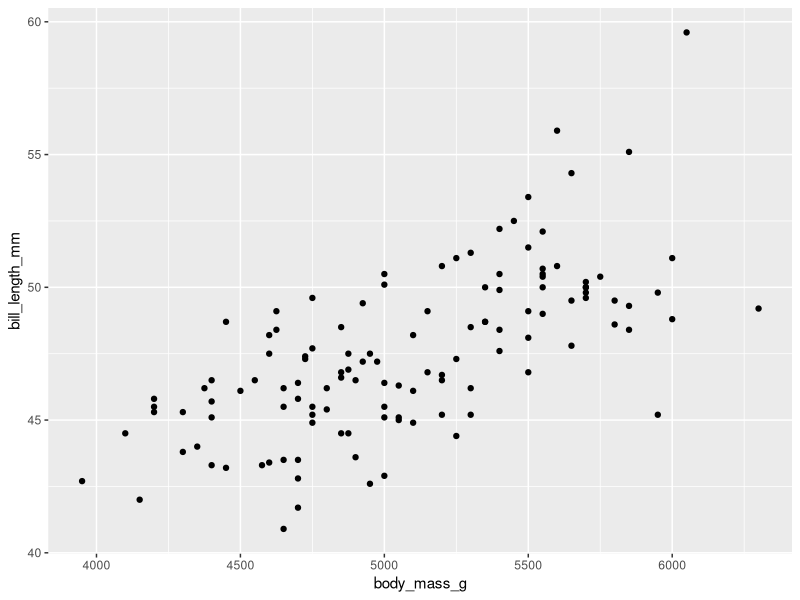

This chart was generated by the following R code: (Note: this script raises an error after producing the figure.)
## ---- chunk 1
require(dplyr)

df = palmerpenguins::penguins

pinguinos = df %>% filter(species == 'Gentoo' , !is.na(body_mass_g)) %>% select(bill_length_mm , body_mass_g)

sum(is.na(pinguinos$body_mass_g))#como hay dos na

sum(is.na(pinguinos$bill_length_mm))#aparentemente no hay na

## ---- chunk 2
require(ggplot2)
pinguinos %>% ggplot(mapping = aes(x = body_mass_g , y = bill_length_mm)) + geom_point()
## ---- chunk 3
modLineal = lm(data = pinguinos , bill_length_mm~body_mass_g)

modLineal
## ---- chunk 4
modelo_lineal_a_mano = function(ordenada , pendiente , peso){
  largo_pico = pendiente*peso + ordenada
  
  return(largo_pico)
}
#funciona
## ---- chunk 5


fun_loss = function(largo_pico_observado , prediccion_modelo){
  
  #RMSE = Raiz((sum((predicho-observado)**2))/N)
  
  observados = largo_pico_observado
  
  predichos = prediccion_modelo
  
  for (i in length(observados)){
    
    diferencias_cuadraticas = ((predichos[[i]]-observados[[i]])**2)

  }
  error_cuadratico_medio = (sum(diferencias_cuadraticas))/length(diferencias_cuadraticas)
  
  RMSE = sqrt(error_cuadratico_medio)
  
  return(RMSE)
}
#funciona
## ---- chunk 6
modelo_lineal_a_mano(25 , 0.1 , pinguinos$body_mass_g)#me ahorro un loop
## ---- chunk 7
optimizacion = function(){
  
  #genero valores iniciales de a,b arbitrariamente
  
  a = 25
  
  b = 0.1
  
  decrementor = 0.999
  
  largo_pico_observado = pinguinos$bill_length_mm
  
  #aplicar modelo_lineal_a_mano en un for para obtener un vector de predichos
  
  peso = pinguinos$body_mass_g
  
  predichos = c()
  
  #decrementor = 0.999 #aca lo seteaba internamente, pero porque estaba pensandolo
  
  while(decrementor > 0.05){
  
    # for (j in nrow(peso)){
    # 
    #   prediccion = modelo_lineal_a_mano(a , b , peso[[j]])
    # 
    #   predichos = c(predichos , prediccion)
    # }
  
    predichos = modelo_lineal_a_mano(a , b , peso)
    
    rmse_inicial = fun_loss(largo_pico_observado , predichos)#hasta aca calculo RMSE inicial dados a,b arbitrarios
  
    a_nuevo =
      
    b_nuevo =
  
    predichos_nuevos = c()
  
    # for (j in nrow(peso)){
    # 
    #   prediccion_nuevo = modelo_lineal_a_mano(a_nuevo , b_nuevo , peso[[j]])
    # 
    #   predichos_nuevos = c(predichos_nuevos , prediccion_nuevo)
    # }
    
    print(predichos_nuevos)
    
    predichos_nuevos = modelo_lineal_a_mano(a_nuevo , b_nuevo , peso)    
    
    print(predichos_nuevos)
    print(sum(is.na(predichos_nuevos)))
    
    print(sum(is.na(largo_pico_observado)))
    
    rmse_nuevo = fun_loss(largo_pico_observado , predichos_nuevos)#hasta aca genere un nuevo modelo, y evaluo cuan bien ajusta
  
  #ahora comparo cual ajusta mejor
  
  #si RMSE_nuevo < RMSE_inicial piso los valores de a,b
    print(rmse_inicial)
    print(rmse_nuevo)
  
    if(rmse_nuevo < rmse_inicial){
    
      a = a_nuevo
    
      b = b_nuevo
  }#hasta aca tomo la desicion de que si mejoro pise los valores
  
    else{
    
      a = decrementor*a
    
      b = decrementor*b
    
      decrementor = decrementor * decrementor
  
    }#hasta aca achico el rango de busqueda dentro de a,b tal que encuentre algo que minimice el error
  }
  #pienso que todo esto deberia estar metido dentro de un gran for, tal que use un valor de corte con el decrementor, o factor de achique
  
  return(a , b)
}

optimizacion()
## ---- chunk 8
pinguinos_as = df %>% filter(species == 'Gentoo' , !is.na(body_mass_g) , !is.na(sex)) %>% select(bill_length_mm , body_mass_g , sex)

pinguinos_as
## ---- chunk 9
pinguinos_as %>% ggplot() + geom_histogram(mapping = aes(x = body_mass_g , color = sex))
## ---- chunk 10

